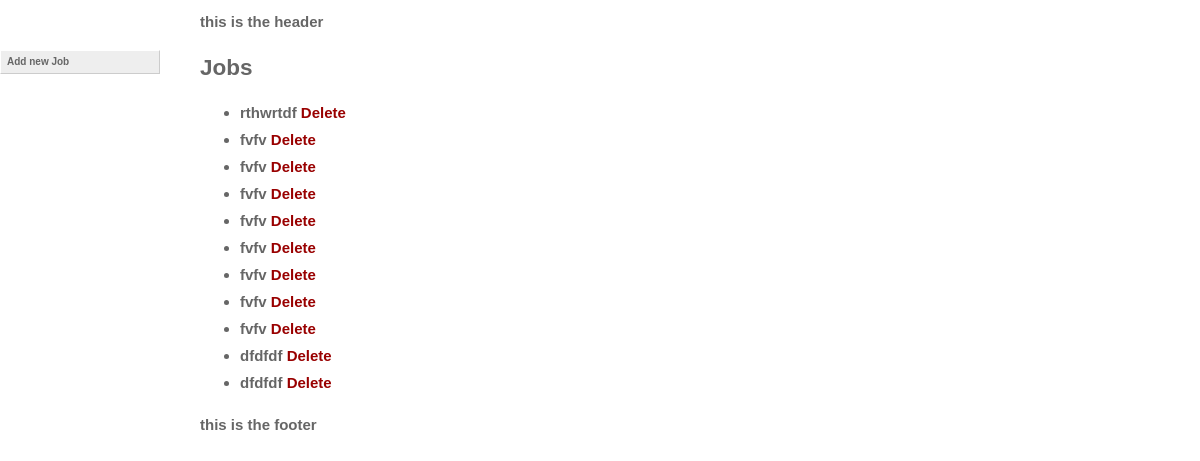
Screenshot of /mainapp/jobs/ with the database file from the repository.
### mainapp/models.py (models this page shows, shortened)
class Job(models.Model):
    title = models.CharField(max_length=100)
    start_date = models.DateField(default=timezone.now)
    finish_date = models.DateField(default=timezone.now)

### mainapp/views.py (the view)
class JobList(ListView):
    model = Job

### mainapp/templates/mainapp/job_list.html
{% extends "base.html" %}
{% block body_block %}
    <h2>Jobs</h2>
    <ul>
        {% for job in job_list %}
            <li>{{ job.title }}
                {% if job.id %}
                    <a href="{% url "mainapp:delete-job" pk=job.id %}">Delete</a>
                {% endif %}
            </li>
        {% endfor %}
    </ul>
{% endblock %}

### static/base.css (style rules this page uses)
body { margin-left: 200px; background: #FFF; color: #666; font: bold 15px/27px Verdana, Arial, Helvetica, sans-serif; }
a { color: #900; text-decoration: none; }

### rows the page displays
Job: title "rthwrtdf", shows "Delete"
Job: title "fvfv", shows "Delete"
Job: title "fvfv", shows "Delete"
Job: title "fvfv", shows "Delete"
Job: title "fvfv", shows "Delete"
Job: title "fvfv", shows "Delete"
Job: title "fvfv", shows "Delete"
Job: title "fvfv", shows "Delete"
Job: title "fvfv", shows "Delete"
Job: title "dfdfdf", shows "Delete"
Job: title "dfdfdf", shows "Delete"
